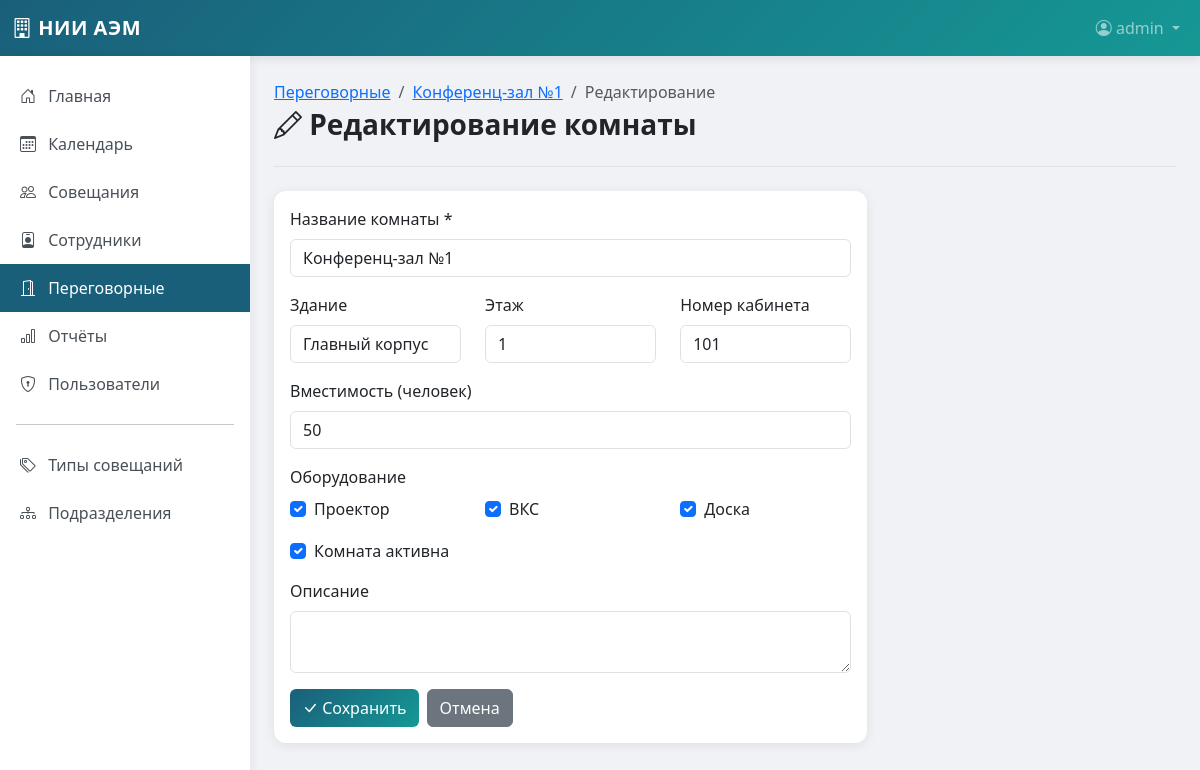
/rooms/1/edit (signed in), run on the app's committed database.
### app/models.py (models this page shows, shortened)
class User(UserMixin, db.Model):
    id = db.Column(db.Integer, primary_key=True)
    username = db.Column(db.String(64), unique=True, nullable=False, index=True)
    email = db.Column(db.String(120), unique=True, nullable=False, index=True)
    password_hash = db.Column(db.String(256))
    role = db.Column(db.String(20), default='user')  # admin, manager, user
    employee_id = db.Column(db.Integer, db.ForeignKey('employee.id'), nullable=True)
    is_active = db.Column(db.Boolean, default=True)  # True = активен, False = заблокирован
    created_at = db.Column(db.DateTime, default=lambda: datetime.now(timezone.utc))
    employee = db.relationship('Employee', backref='user_account', uselist=False)
    def is_admin(self):
        return self.role == 'admin'
    def is_manager(self):
        return self.role in ['admin', 'manager']

class Room(db.Model):
    id = db.Column(db.Integer, primary_key=True)
    name = db.Column(db.String(100), nullable=False)
    building = db.Column(db.String(100))
    floor = db.Column(db.Integer)
    room_number = db.Column(db.String(20))
    capacity = db.Column(db.Integer, default=10)
    has_projector = db.Column(db.Boolean, default=False)
    has_video_conf = db.Column(db.Boolean, default=False)
    has_whiteboard = db.Column(db.Boolean, default=True)
    description = db.Column(db.Text)
    is_active = db.Column(db.Boolean, default=True)
    meetings = db.relationship('Meeting', backref='room', lazy='dynamic')

### app/routes/rooms.py (the view, shortened to what this page needs)
@bp.route('/<int:id>/edit', methods=['GET', 'POST'])
@login_required
@manager_required  # Fix #1
def edit(id):
    room = Room.query.get_or_404(id)
    return render_template('rooms/edit.html', room=room)

### app/models.py (called while the page is built)
@login_manager.user_loader
def load_user(id):
    return User.query.get(int(id))

### app/templates/rooms/edit.html (shortened to what this page needs)
{% extends "base.html" %}
{% block content %}
<div class="page-header">
    <nav aria-label="breadcrumb">
        <ol class="breadcrumb mb-1">
            <li class="breadcrumb-item"><a href="{{ url_for('rooms.index') }}">Переговорные</a></li>
            <li class="breadcrumb-item"><a href="{{ url_for('rooms.view', id=room.id) }}">{{ room.name }}</a></li>
            <li class="breadcrumb-item active">Редактирование</li>
        </ol>
    </nav>
    <h1><i class="bi bi-pencil"></i> Редактирование комнаты</h1>
</div>
<div class="row">
    <div class="col-lg-8">
        <div class="card">
            <div class="card-body">
                <form method="POST">
                    <div class="mb-3">
                        <label for="name" class="form-label">Название комнаты *</label>
                        <input type="text" class="form-control" id="name" name="name"
                               value="{{ room.name }}" required>
                    </div>
                    <div class="row mb-3">
                        <div class="col-md-4">
                            <label for="building" class="form-label">Здание</label>
                            <input type="text" class="form-control" id="building" name="building"
                                   value="{{ room.building or '' }}">
                        </div>
                        <div class="col-md-4">
                            <label for="floor" class="form-label">Этаж</label>
                            <input type="number" class="form-control" id="floor" name="floor"
                                   value="{{ room.floor or '' }}" min="1">
                        </div>
                        <div class="col-md-4">
                            <label for="room_number" class="form-label">Номер кабинета</label>
                            <input type="text" class="form-control" id="room_number" name="room_number"
                                   value="{{ room.room_number or '' }}">
                        </div>
                    </div>
                    <div class="mb-3">
                        <label for="capacity" class="form-label">Вместимость (человек)</label>
                        <input type="number" class="form-control" id="capacity" name="capacity"
                               value="{{ room.capacity }}" min="1" max="500">
                    </div>
                    <div class="mb-3">
                        <label class="form-label">Оборудование</label>
                        <div class="row">
                            <div class="col-md-4">
                                <div class="form-check">
                                    <input class="form-check-input" type="checkbox" id="has_projector"
                                           name="has_projector" {{ 'checked' if room.has_projector }}>
                                    <label class="form-check-label" for="has_projector">Проектор</label>
                                </div>
                            </div>
                            <div class="col-md-4">
                                <div class="form-check">
                                    <input class="form-check-input" type="checkbox" id="has_video_conf"
                                           name="has_video_conf" {{ 'checked' if room.has_video_conf }}>
                                    <label class="form-check-label" for="has_video_conf">ВКС</label>
                                </div>
                            </div>
                            <div class="col-md-4">
                                <div class="form-check">
                                    <input class="form-check-input" type="checkbox" id="has_whiteboard"
                                           name="has_whiteboard" {{ 'checked' if room.has_whiteboard }}>
                                    <label class="form-check-label" for="has_whiteboard">Доска</label>
                                </div>
                            </div>
                        </div>
                    </div>
                    <div class="mb-3">
                        <div class="form-check">
                            <input class="form-check-input" type="checkbox" id="is_active"
                                   name="is_active" {{ 'checked' if room.is_active }}>
                            <label class="form-check-label" for="is_active">Комната активна</label>
                        </div>
                    </div>
                    <div class="mb-3">
                        <label for="description" class="form-label">Описание</label>
                        <textarea class="form-control" id="description" name="description" rows="2">{{ room.description or '' }}</textarea>
                    </div>
                    <div class="d-flex gap-2">
                        <button type="submit" class="btn btn-primary">
                            <i class="bi bi-check-lg"></i> Сохранить
                        </button>
                        <a href="{{ url_for('rooms.view', id=room.id) }}" class="btn btn-secondary">Отмена</a>
                    </div>
                </form>
            </div>
        </div>
    </div>
</div>
{% endblock %}

### app/templates/base.html (shortened to what this page needs)
<!DOCTYPE html>
<html lang="ru">
<head>
    <link href="https://cdn.jsdelivr.net/npm/bootstrap@5.3.2/dist/css/bootstrap.min.css" rel="stylesheet">
    <link href="https://cdn.jsdelivr.net/npm/bootstrap-icons@1.11.1/font/bootstrap-icons.css" rel="stylesheet">
    <link href="https://cdn.jsdelivr.net/npm/fullcalendar@6.1.10/index.global.min.css" rel="stylesheet">
</head>
<body>
    <nav class="navbar navbar-expand-lg navbar-dark">
        <div class="container-fluid">
            <a class="navbar-brand" href="{{ url_for('main.index') }}">
                <i class="bi bi-building"></i> НИИ АЭМ
            </a>
            <div class="collapse navbar-collapse" id="navbarNav">
                <ul class="navbar-nav ms-auto">
                    {% if current_user.is_authenticated %}
                    <li class="nav-item dropdown">
                        <a class="nav-link dropdown-toggle" href="#" id="userDropdown" role="button"
                           data-bs-toggle="dropdown" aria-expanded="false">
                            <i class="bi bi-person-circle"></i> {{ current_user.username }}
                        </a>
                    </li>
                    {% endif %}
                </ul>
            </div>
        </div>
    </nav>
    <div class="d-flex">
        {% if current_user.is_authenticated %}
        <nav class="sidebar d-none d-md-block">
            <ul class="nav flex-column">
                <li class="nav-item">
                    <a class="nav-link {{ 'active' if request.endpoint == 'main.index' }}"
                       href="{{ url_for('main.index') }}">
                        <i class="bi bi-house-door"></i> Главная
                    </a>
                </li>
                <li class="nav-item">
                    <a class="nav-link {{ 'active' if request.endpoint == 'main.calendar' }}"
                       href="{{ url_for('main.calendar') }}">
                        <i class="bi bi-calendar3"></i> Календарь
                    </a>
                </li>
                <li class="nav-item">
                    <a class="nav-link {{ 'active' if 'meetings' in request.endpoint }}"
                       href="{{ url_for('meetings.index') }}">
                        <i class="bi bi-people"></i> Совещания
                    </a>
                </li>
                <li class="nav-item">
                    <a class="nav-link {{ 'active' if 'employees' in request.endpoint }}"
                       href="{{ url_for('employees.index') }}">
                        <i class="bi bi-person-badge"></i> Сотрудники
                    </a>
                </li>
                <li class="nav-item">
                    <a class="nav-link {{ 'active' if 'rooms' in request.endpoint }}"
                       href="{{ url_for('rooms.index') }}">
                        <i class="bi bi-door-open"></i> Переговорные
                    </a>
                </li>
                <li class="nav-item">
                    <a class="nav-link {{ 'active' if 'reports' in request.endpoint }}"
                       href="{{ url_for('reports.index') }}">
                        <i class="bi bi-bar-chart"></i> Отчёты
                    </a>
                </li>
                {% if current_user.is_admin() %}
                <li class="nav-item">
                    <a class="nav-link {{ 'active' if 'admin' in request.endpoint }}"
                       href="{{ url_for('admin.users') }}">
                        <i class="bi bi-shield-lock"></i> Пользователи
                    </a>
                </li>
                {% endif %}
                <hr class="mx-3">
                <li class="nav-item">
                    <a class="nav-link" href="{{ url_for('meetings.types') }}">
                        <i class="bi bi-tags"></i> Типы совещаний
                    </a>
                </li>
                <li class="nav-item">
                    <a class="nav-link" href="{{ url_for('employees.departments') }}">
                        <i class="bi bi-diagram-3"></i> Подразделения
                    </a>
                </li>
            </ul>
        </nav>
        {% endif %}
        <main class="main-content flex-grow-1">
            {% block content %}{% endblock %}
        </main>
    </div>
</body>
</html>

### app/templates/base.html (style rules this page uses)
:root { --primary-color: #1a5f7a; --secondary-color: #159895; --accent-color: #57c5b6; --light-color: #f8f9fa; --dark-color: #212529; }
body { font-family: 'Segoe UI', Tahoma, Geneva, Verdana, sans-serif; background-color: #f0f2f5; min-height: 100vh; }
.navbar { background: linear-gradient(135deg, var(--primary-color), var(--secondary-color)); box-shadow: 0 2px 10px rgba(0,0,0,0.1); }
.navbar-brand { font-weight: 700; letter-spacing: 0.5px; }
.sidebar { background: white; box-shadow: 2px 0 10px rgba(0,0,0,0.05); min-height: calc(100vh - 56px); position: fixed; top: 56px; left: 0; width: 250px; z-index: 100; padding-top: 1rem; }
.sidebar .nav-link { color: #495057; padding: 0.75rem 1.25rem; border-radius: 0; transition: all 0.2s; }
.sidebar .nav-link.active { background-color: var(--primary-color); color: white; }
.sidebar .nav-link i { width: 24px; margin-right: 8px; }
.main-content { margin-left: 250px; padding: 1.5rem; min-height: calc(100vh - 56px); }
.card { border: none; border-radius: 12px; box-shadow: 0 2px 12px rgba(0,0,0,0.08); transition: transform 0.2s, box-shadow 0.2s; }
.btn-primary { background: linear-gradient(135deg, var(--primary-color), var(--secondary-color)); border: none; }
.page-header { margin-bottom: 1.5rem; padding-bottom: 1rem; border-bottom: 1px solid #dee2e6; }
.page-header h1 { font-size: 1.75rem; font-weight: 600; color: var(--dark-color); }

### data on the page
User: username "admin"
Room: name "Конференц-зал №1", building "Главный корпус", floor "1", room_number "101", capacity "50"
